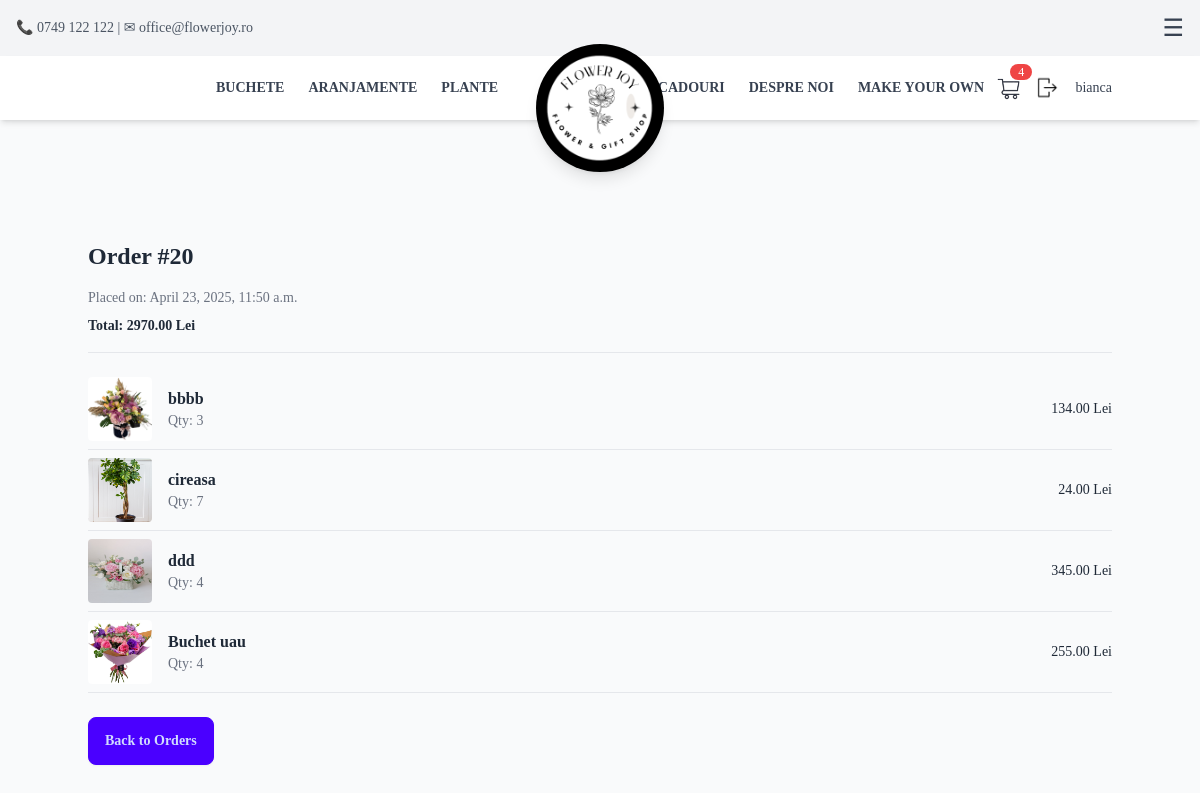
Screenshot of /order/20/ (signed in) with the database file from the repository.
### App/models.py (models this page shows, shortened)
class Order(models.Model):
    user = models.ForeignKey(User, on_delete=models.CASCADE, null=True, blank=True)
    session_id = models.CharField(max_length=255, null=True, blank=True)
    full_name = models.CharField(max_length=255)
    email = models.EmailField()
    address = models.TextField()
    phone_number = models.CharField(max_length=15)
    city = models.CharField(max_length=100)
    zip_code = models.CharField(max_length=10)
    total_price = models.DecimalField(max_digits=10, decimal_places=2)
    delivery_fee = models.DecimalField(max_digits=10, decimal_places=2, default=10.00)
    payment_method = models.CharField(max_length=20, choices=[("card", "Card"), ("cash", "Cash on Delivery")], default="card")
    payment_status = models.BooleanField(default=False)  # False = Not paid, True = Paid
    created_at = models.DateTimeField(auto_now_add=True)

class OrderItem(models.Model):
    order = models.ForeignKey(Order, related_name='items',on_delete=models.CASCADE)
    product = models.ForeignKey(Product, on_delete=models.CASCADE)
    quantity = models.PositiveIntegerField()
    price = models.DecimalField(max_digits=10, decimal_places=2)

class Product(models.Model):
    name = models.CharField(max_length=100)
    description = models.TextField()
    category = models.CharField(max_length=100, default="General")
    price = models.DecimalField(max_digits=10, decimal_places=2)
    image = models.ImageField(upload_to="Pictures/")  # Stores images in 'media/Pictures/'
    created_at = models.DateTimeField(auto_now_add=True)

### App/views.py (the view)
# urls.py: path('order/<int:order_id>/', order_detail, name='order_detail'),
@login_required
def order_detail(request, order_id):
    order = get_object_or_404(Order, id=order_id, user=request.user)
    order_items = order.items.select_related('product')
    return render(request, 'order_detail.html', {
        'order': order,
        'order_items': order_items,
    })

### App/templates/partials/order_detail.html
{% extends 'base.html' %}
{% block content %}
<div class="container mx-auto py-36 mt-24 h-screen ">
    <h2 class="text-2xl font-bold mb-4">Order #{{ order.id }}</h2>
    <p class="text-sm text-gray-500 mb-2">Placed on: {{ order.created_at|date:"F j, Y, g:i a" }}</p>
    <p class="text-sm font-semibold mb-4">Total: {{ order.total_price }} Lei</p>
    <div class="border-t pt-4 mt-4">
        {% for item in order_items %}
        <div class="flex items-center justify-between border-b py-2">
            <div class="flex items-center gap-4">
                <img src="{{ item.product.image.url }}" class="w-16 h-16 rounded" alt="{{ item.product.name }}">
                <div>
                    <h3 class="font-semibold">{{ item.product.name }}</h3>
                    <p class="text-sm text-gray-500">Qty: {{ item.quantity }}</p>
                </div>
            </div>
            <div class="text-sm font-medium">{{ item.price }} Lei</div>
        </div>
        {% endfor %}
    </div>
    <div class="mt-6">
        <a href="{% url 'profile' %}" class="btn btn-primary">Back to Orders</a>
    </div>
</div>
{% endblock %}

### App/templates/partials/navbar.html (shortened to what this page needs)
<div id="top-bar" class="bg-gray-100 text-gray-600 text-sm py-3 px-4 flex justify-between items-center fixed top-0 left-0 w-full z-30 transition-all duration-300 ease-in-out">
    <div>📞 0749 122 122 | ✉ office@flowerjoy.ro</div>
    <div class="flex gap-3">
        <button class="text-gray-700 text-2xl" id="menu-toggle">☰</button>
    </div>
</div>
 <nav id="main-navbar" class="bg-white shadow-md fixed top-0 left-0 w-full z-40 transition-all duration-300 ease-in-out mt-14">
    <div class="container mx-auto flex justify-between items-center py-4 px-32 pr-0">
        <div class="hidden md:flex gap-6 uppercase text-sm font-semibold text-gray-700">
            <a href="{% url 'products_by_category' category='buchete' %}" class="hover:text-gray-900">Buchete</a>
            <a href="{% url 'products_by_category' category='aranjamente' %}" class="hover:text-gray-900">Aranjamente</a>
            <a href="{% url 'products_by_category' category='plante' %}" class="hover:text-gray-900">Plante</a>
        </div>
        <div id="logo" class="absolute left-1/2 transform -translate-x-1/2 top-4 z-50 transition-all duration-300 ease-in-out -translate-y-7">
            <a href="/" class="block w-32 h-32 bg-black rounded-full flex items-center justify-center shadow-lg">
                <img src="/static/Logo.png" alt="Flower Shop Logo" class="w-28 h-28 rounded-full object-cover transition-all duration-300 ease-in-out" id="logo-img">
            </a>
        </div>
        <div class="flex items-center">
            <div class="hidden md:flex gap-6 uppercase text-sm font-semibold text-gray-700">
                <a href="{% url 'products_by_category' category='cadouri' %}" class="hover:text-gray-900">Cadouri</a>
                <a href="#" class="hover:text-gray-900">Despre noi</a>
                <a href="#" class="hover:text-gray-900">Make your own</a>
            </div>
            <div class="flex items-center space-x-4 ml-2">
                <a href="/cart/" id="cart-btn" class="relative">
                    {% include "partials/cart_count.html" with cart_count=cart_items.count %}
                </a>
            </div>
            <div class="flex items-center space-x-4 ml-2">
                {% if user.is_authenticated %}
                    <a href="{% url 'logout' %}" class="text-xl hover:text-gray-700">
                        <img src="/static/logout.png" class="h-7"> </a>
                    <span class="text-gray-700 text-sm"> <a href="{% url 'profile' %}">{{ user.username }}</a></span>
                {% else %}
                    <a href="/login_page/" class="text-xl hover:text-gray-700"> 👤 </a>
                {% endif %}
            </div>
        </div>
    </div>
</nav>

### rows the page displays
Order: id "20", created_at "April 23, 2025, 11:50 a.m.", total_price "2970.00"
OrderItem: product.image (picture), product.name "bbbb", quantity "3", price "134.00"
OrderItem: product.image (picture), product.name "cireasa", quantity "7", price "24.00"
OrderItem: product.image (picture), product.name "ddd", quantity "4", price "345.00"
OrderItem: product.image (picture), product.name "Buchet uau", quantity "4", price "255.00"

### other values shown
{{ user.username }} "bianca"
